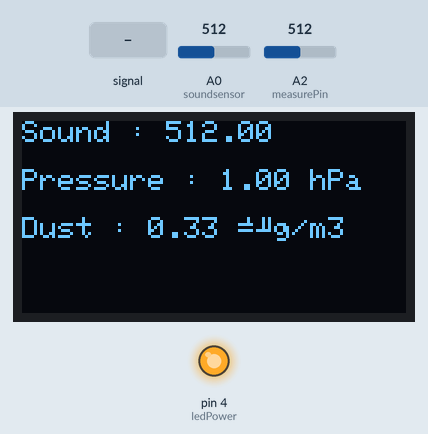
The sketch below on a simulated Arduino Uno, built with avr-gcc and run on an emulated ATmega328P. Shown: 128×64 one-colour display, output pins drawn as LEDs (lit = HIGH). Inputs (shaded band) come from the test bench; at power-on: A0 (soundsensor) = 512, A2 (measurePin) = 512.

Above: at 1.8 s.
1.9 s: A0 (soundsensor) fed a 200 Hz sine of ±81 counts around its level
At 3.0 s:
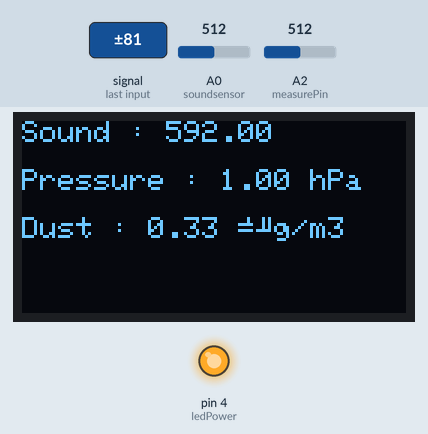
6.1 s: A0 (soundsensor) set to 716
At 7.1 s:
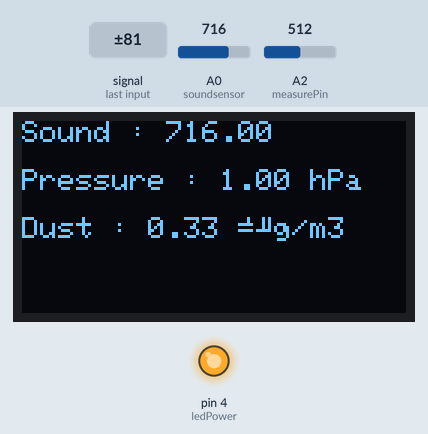
7.9 s: A2 (measurePin) set to 716
At 9.6 s:
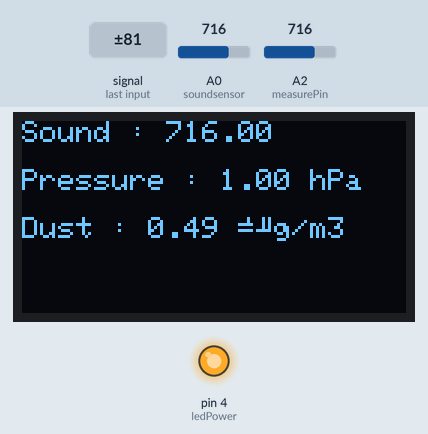
10.0 s: A0 (soundsensor) fed a 1000 Hz sine of ±255 counts around its level
At 11.5 s:
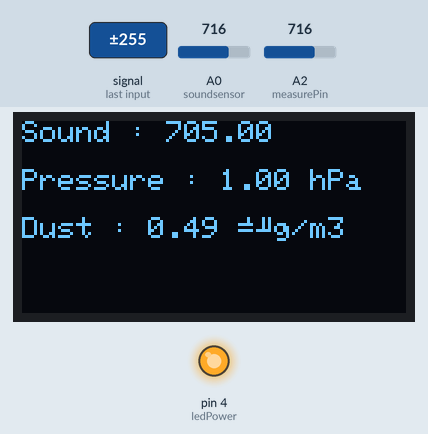
13.2 s: A0 (soundsensor) set to 900
At 15.1 s:
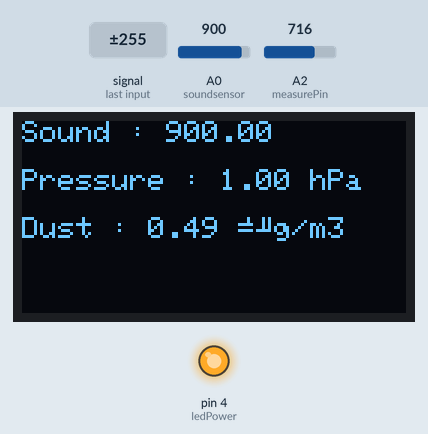
15.4 s: A2 (measurePin) set to 900
At 16.6 s:
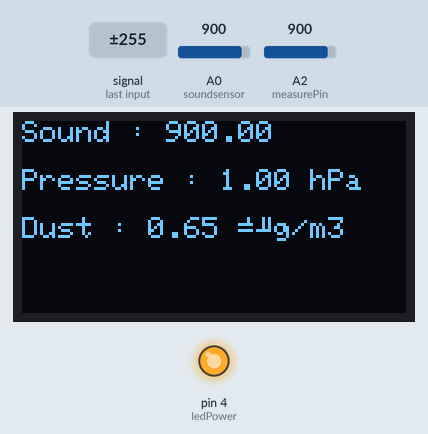
Timing chart, 0 to 18.4 s (numbered marks = the images above; inputs shaded):
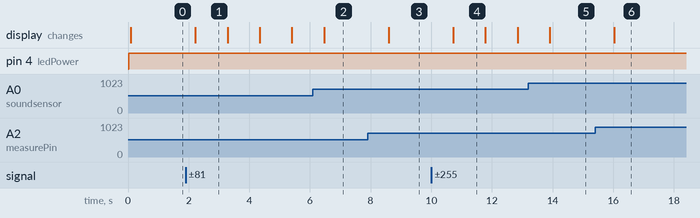

Measured:
- after the input at 1.9 s, the display: changes after 0.32 s (image 1)
- after the input at 6.1 s, the display: changes after 0.37 s (image 2)
- after the input at 7.9 s, the display: changes after 0.69 s (image 3)
- after the input at 10.0 s, the display: changes after 0.72 s (image 4)
- after the input at 15.4 s, the display: changes after 0.63 s (image 6)
- what the display in image 1 shows lasts 1.1 s, from 2.2 s to 3.3 s

The sketch:

new_cse360.ino
```cpp
#include <SoftwareSerial.h>
SoftwareSerial nodemcu(2, 3); //rx-3....tx-2
String cdata;

int soundsensor = A0;

#include <SPI.h>
#include <Wire.h>

int measurePin = A2;
int ledPower = 4;

unsigned int samplingTime = 280;
unsigned int deltaTime = 40;
unsigned int sleepTime = 9680;

float voMeasured = 0;
float calcVoltage = 0;
float dustDensity = 0;

#include <Adafruit_GFX.h>
#include <Adafruit_SSD1306.h>
#include <Fonts/FreeMonoBoldOblique24pt7b.h>

#define SCREEN_WIDTH 128 // OLED display width, in pixels
#define SCREEN_HEIGHT 64 // OLED display height, in pixels

// Declaration for an SSD1306 display connected to I2C (SDA, SCL pins)
#define OLED_RESET     -1 // Reset pin # (or -1 if sharing Arduino reset pin)
Adafruit_SSD1306 display(SCREEN_WIDTH, SCREEN_HEIGHT, &Wire, OLED_RESET);

#define bitmap_height   128
#define bitmap_width    64


void setup() {
  Serial.begin(9600);
  nodemcu.begin(9600);
  pinMode(soundsensor, INPUT);
  pinMode(ledPower, OUTPUT);


  // SSD1306_SWITCHCAPVCC = generate display voltage from 3.3V internally
  if (!display.begin(SSD1306_SWITCHCAPVCC, 0x3C)) { // Address 0x3D for 128x64
    Serial.println(F("SSD1306 allocation failed"));
    for (;;); // Don't proceed, loop forever
  }
  // Clear the buffer
  display.clearDisplay();

}

void loop() {
  float status_sound = analogRead(soundsensor);
  float pressure = 1;

  digitalWrite(ledPower, LOW);
  delayMicroseconds(samplingTime);

  voMeasured = analogRead(measurePin);

  delayMicroseconds(deltaTime);
  digitalWrite(ledPower, HIGH);
  delayMicroseconds(sleepTime);

  calcVoltage = voMeasured * (5.0 / 1024);
  dustDensity = 0.17 * calcVoltage - 0.1;

  if ( dustDensity < 0)
  {
    dustDensity = 0.00;
  }

  float dust = dustDensity;

  cdata = String(status_sound) + "," + String(pressure) + "," + String(dust);
  nodemcu.println(cdata);

  display.clearDisplay();

  display.setTextSize(1);
  display.setTextColor(WHITE);
  display.setCursor(0, 0);
  display.print("Sound : ");
  display.println(status_sound);
  display.println("");
  display.print("Pressure : ");
  display.print(pressure);
  display.println(" hPa");
  display.println("");
  display.print("Dust : ");
  display.print(dustDensity);
  display.println(" μg/m3");

  display.display();

  delay(1000);
}
```
